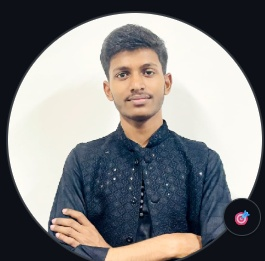
#> input picture source-photo.jpg, 265 x 261 px, found by its file name
$ python prep_photo.py
#> lines starting #> are read from the running program, lines starting #| are printed output that depends on the picture; after the words box and inside, x2 and y2 are one past the last pixel; in counts of white or black regions, pixels touching at a corner belong together
import os
import sys
import cv2
import numpy as np
from PIL import Image

def prep_photo(image_path="source-photo.jpg", output_path="source-prepped.png"):
#> called with image_path = 'source-photo.jpg', output_path = 'source-prepped.png'
    if not os.path.exists(image_path):
        print(f"Error: {image_path} does not exist.")
        sys.exit(1)

    print(f"Loading {image_path}...")
    img = Image.open(image_path).convert("RGB")
#> img is the input picture: PIL image 265x261 RGB; mean R, G, B 128.1, 128.4, 129.5

    # Resize to manageable high-def dimensions while keeping aspect ratio
    img.thumbnail((800, 1000), Image.Resampling.LANCZOS)
    img_np = np.array(img)

    # Convert to BGR for OpenCV
    bgr = cv2.cvtColor(img_np, cv2.COLOR_RGB2BGR)
    gray = cv2.cvtColor(bgr, cv2.COLOR_BGR2GRAY)
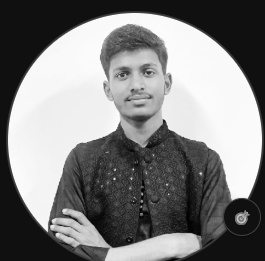
#> gray: shape (261, 265); min 1, max 255, mean 128.5

    # 1. Clean background: background in original photo is plain off-white (brightness > 215)
    # Map all background pixels to pure 255 (white)
    mask_bg = gray > 215
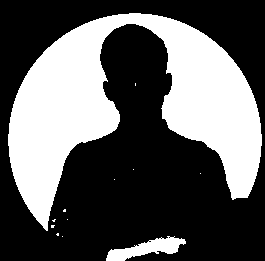
#> mask_bg: shape (261, 265) bool; 36.4% white; 12 white regions (10 under 20 px), largest, box (x1, y1, x2, y2) and area: (8, 13, 262, 231) 24179, (106, 236, 186, 261) 935

    # 2. Apply CLAHE on subject for balanced midtones and facial expression detail
    clahe = cv2.createCLAHE(clipLimit=2.2, tileGridSize=(8, 8))
    enhanced = clahe.apply(gray)
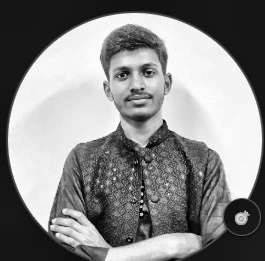
#> enhanced: shape (261, 265); min 2, max 255, mean 135.8

    # 3. Gamma correction to make facial details (eyes, smile, hair) crisp
    gamma = 1.15
    inv_gamma = 1.0 / gamma
    table = np.array([((i / 255.0) ** inv_gamma) * 255 for i in np.arange(0, 256)]).astype("uint8")
    enhanced = cv2.LUT(enhanced, table)

    # Apply pure white background
    enhanced[mask_bg] = 255
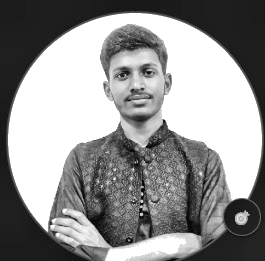
#> enhanced: shape (261, 265); min 3, max 255, mean 147.2

    cv2.imwrite(output_path, enhanced)
    print(f"Prepped photo saved to {output_path}")

if __name__ == "__main__":
    img_arg = sys.argv[1] if len(sys.argv) > 1 else "source-photo.jpg"
    prep_photo(img_arg)
